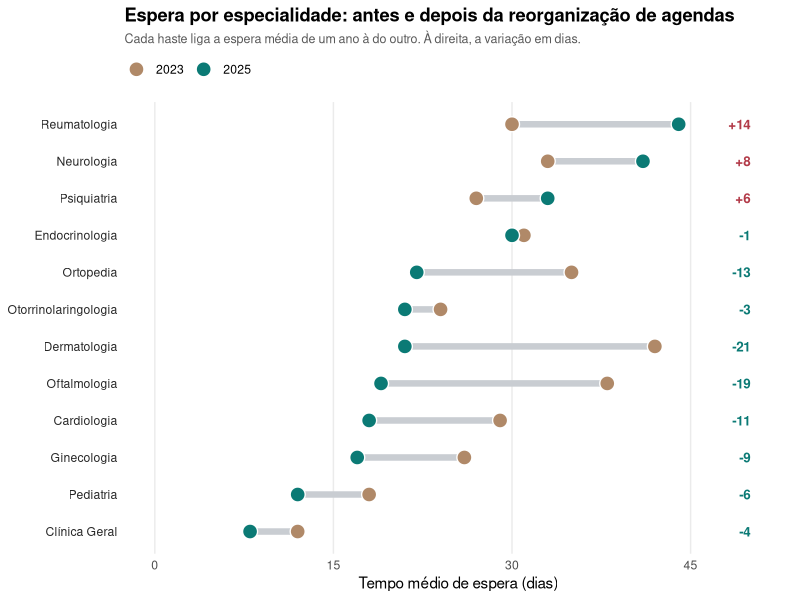

Recreate this plot in R.
# Libraries
library(ggplot2)
library(jsonlite)

# Dados 100% ficticios: tempo medio de espera (em dias) por especialidade numa
# rede de clinicas ficticia, medido em dois momentos -- antes e depois de um
# programa de reorganizacao de agendas.
#
# Os valores sao escritos a mao, nao sorteados: o objetivo e que a comparacao
# tenha uma HISTORIA legivel, e ruido aleatorio puro nao produz historia. Aqui
# a maioria das especialidades melhorou (algumas muito), mas tres pioraram --
# e sao justamente as tres em que a demanda cresceu no periodo. Um dumbbell
# com todas as variacoes no mesmo sentido nao mostraria nada que uma tabela
# ordenada nao mostrasse.
especialidades <- c(
  "Dermatologia", "Oftalmologia", "Ortopedia", "Cardiologia",
  "Ginecologia", "Pediatria", "Clínica Geral", "Otorrinolaringologia",
  "Endocrinologia", "Psiquiatria", "Neurologia", "Reumatologia"
)
antes  <- c(42, 38, 35, 29, 26, 18, 12, 24, 31, 27, 33, 30)
depois <- c(21, 19, 22, 18, 17, 12,  8, 21, 30, 33, 41, 44)

dados <- data.frame(
  especialidade = especialidades,
  antes = antes,
  depois = depois,
  stringsAsFactors = FALSE
)
dados$delta <- dados$depois - dados$antes

# Ordem de leitura padrao: maior espera atual no topo. E a mesma ordem inicial
# da versao interativa (que deixa reordenar ao vivo), pra que a imagem estatica
# e o primeiro quadro do grafico interativo sejam a mesma coisa.
dados <- dados[order(dados$depois), ]
dados$especialidade <- factor(dados$especialidade, levels = dados$especialidade)

# Paleta propria deste grafico. Duas familias de cor com papeis diferentes, que
# e o ponto do dumbbell: os dois PONTOS sao o mesmo indicador em dois momentos
# (taupe = antes, teal = depois), enquanto o SINAL da variacao usa um par
# divergente (teal = melhorou, carmim = piorou). O teal aparece nos dois papeis
# de proposito -- "depois" e "melhor" apontam pro mesmo lado da historia.
cor_antes   <- "#B08968"
cor_depois  <- "#0B7A75"
cor_melhora <- "#0B7A75"
cor_piora   <- "#B23A48"

dados$cor_delta <- ifelse(dados$delta <= 0, cor_melhora, cor_piora)
dados$rotulo_delta <- sprintf("%+d", dados$delta)

p <- ggplot(dados, aes(y = especialidade)) +
  geom_segment(
    aes(x = antes, xend = depois, yend = especialidade),
    colour = "#C9CDD2", linewidth = 2.2, lineend = "round"
  ) +
  # shape 21 (circulo com contorno) em vez de shape 19: o `fill` mapeado deixa
  # o ggplot2 montar a legenda dos dois momentos sozinho, e o `colour` fixo
  # branco separa os dois pontos quando a variacao e pequena e eles quase se
  # encostam (Endocrinologia, -1 dia).
  geom_point(aes(x = antes, fill = "2023"), shape = 21, colour = "white", stroke = 0.7, size = 4.6) +
  geom_point(aes(x = depois, fill = "2025"), shape = 21, colour = "white", stroke = 0.7, size = 4.6) +
  geom_text(
    aes(x = 50, label = rotulo_delta, colour = cor_delta),
    hjust = 1, size = 3.4, fontface = "bold", family = "sans"
  ) +
  scale_colour_identity() +
  scale_fill_manual(name = NULL, values = c("2023" = cor_antes, "2025" = cor_depois)) +
  scale_x_continuous(limits = c(0, 51), breaks = seq(0, 45, 15)) +
  labs(
    title = "Espera por especialidade: antes e depois da reorganização de agendas",
    subtitle = "Cada haste liga a espera média de um ano à do outro. À direita, a variação em dias.",
    x = "Tempo médio de espera (dias)", y = NULL
  ) +
  theme_minimal(base_size = 11) +
  theme(
    legend.position = "top",
    legend.justification = "left",
    legend.margin = margin(t = 0, b = 4),
    plot.title = element_text(face = "bold"),
    plot.subtitle = element_text(colour = "grey35", size = 9, margin = margin(b = 8)),
    panel.grid.major.y = element_blank(),
    panel.grid.minor.x = element_blank(),
    axis.text.y = element_text(colour = "grey15")
  )

ggsave("output.png", plot = p, width = 9, height = 6, dpi = 150)

# ---------------------------------------------------------------------------
# Versao interativa: o D3 desenha o MESMO dumbbell como estado inicial e
# acrescenta duas outras codificacoes do mesmo par de valores -- inclinacao
# (slope) e barras divergentes -- alternaveis com transicao continua, mais
# reordenacao ao vivo. Nenhuma das duas tem equivalente na imagem estatica, do
# mesmo jeito que os modos de cor do sunburst deste acervo.
#
# O R exporta so os numeros e a paleta; a geometria dos tres estados e
# calculada no D3, porque cada um depende da largura disponivel na pagina.
# ---------------------------------------------------------------------------
viz <- list(
  meta = list(
    rotuloAntes = "2023",
    rotuloDepois = "2025",
    unidade = "dias",
    paleta = list(
      antes = cor_antes,
      depois = cor_depois,
      melhora = cor_melhora,
      piora = cor_piora,
      haste = "#C9CDD2"
    ),
    nota = paste(
      "Alterne entre halteres, inclinação e barras divergentes:",
      "são os mesmos dois números por especialidade, lidos como distância,",
      "como trajetória e como saldo."
    )
  ),
  linhas = lapply(seq_len(nrow(dados)), function(i) {
    list(
      especialidade = as.character(dados$especialidade[i]),
      antes = dados$antes[i],
      depois = dados$depois[i],
      delta = dados$delta[i]
    )
  })
)

write_json(viz, "data.json", auto_unbox = TRUE, digits = NA)
